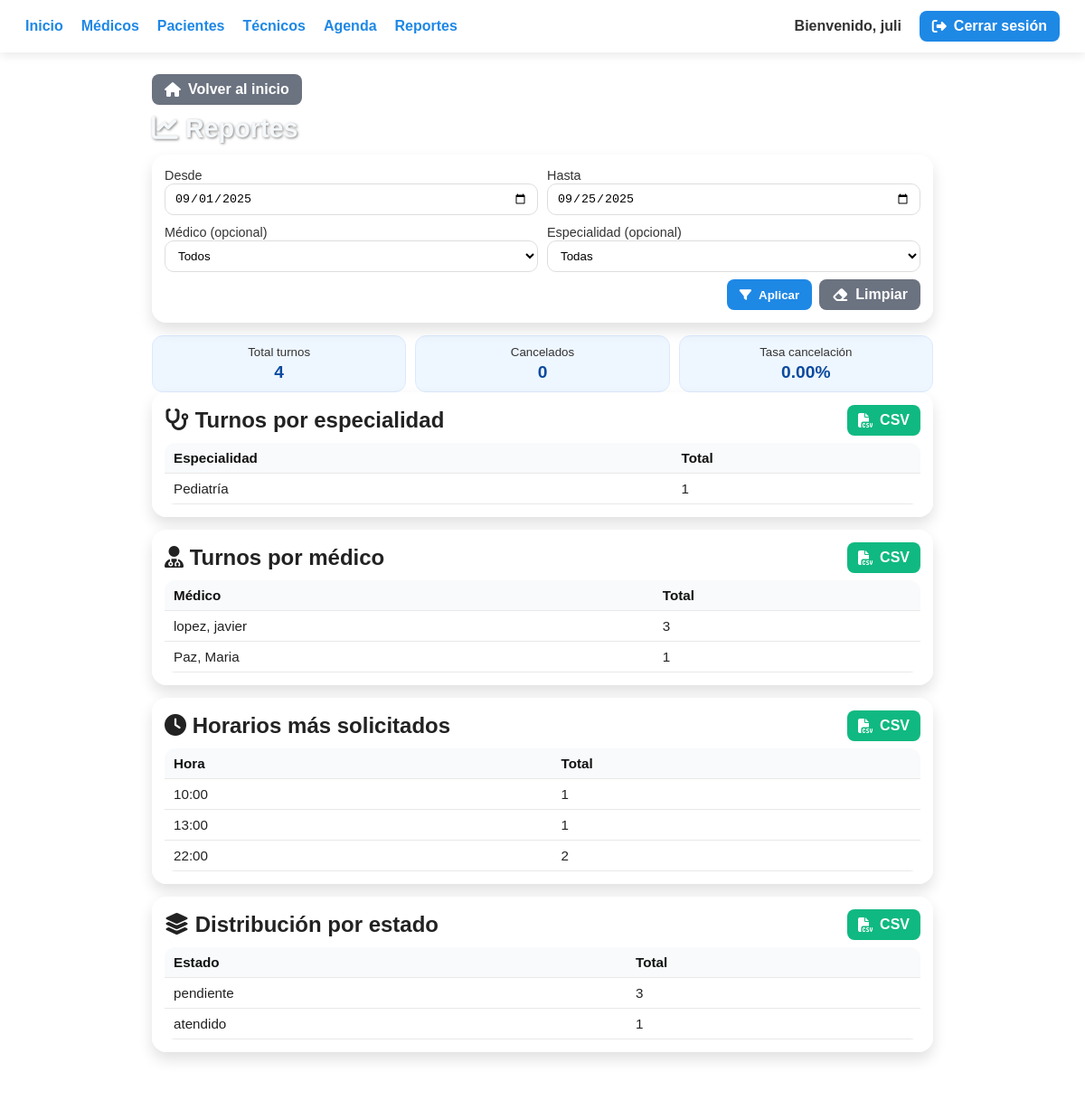
/interfaces/Administrador/reportes.php (signed in), run on the app's committed database.
### tables this page shows
CREATE TABLE `especialidades` (
  `id_especialidad` int(11) NOT NULL,
  `nombre_especialidad` varchar(100) NOT NULL
);

CREATE TABLE `medicos` (
  `id_medico` int(11) NOT NULL,
  `id_usuario` int(11) DEFAULT NULL,
  `matricula` varchar(100) DEFAULT NULL,
  `telefono` varchar(50) DEFAULT NULL
);

### interfaces/Administrador/reportes.php (the view, shortened to what this page needs)
<?php
$nombre = isset($_SESSION['nombre']) ? $_SESSION['nombre'] : 'Admin';
$conn = ConexionBD::conectar();
$conn->set_charset('utf8mb4');
function fetch_rows(mysqli $conn, string $sql, array $params = [], string $types = '') {
  $out = [];
  if ($st = $conn->prepare($sql)) {
    if (!empty($params)) { $st->bind_param($types, ...$params); }
    if ($st->execute()) {
      $r = $st->get_result();
      while ($r && $row = $r->fetch_assoc()) $out[] = $row;
    }
  }
  return $out;
}
function fetch_scalar(mysqli $conn, string $sql, array $params = [], string $types = '') {
  $val = 0;
  if ($st = $conn->prepare($sql)) {
    if (!empty($params)) { $st->bind_param($types, ...$params); }
    if ($st->execute()) {
      $r = $st->get_result();
      if ($r && $row = $r->fetch_row()) $val = (int)$row[0];
    }
  }
  return $val;
}
function h($s){ return htmlspecialchars((string)$s, ENT_QUOTES, 'UTF-8'); }
$hoy = date('Y-m-d');
$desde = $_GET['desde'] ?? date('Y-m-01');
$hasta = $_GET['hasta'] ?? $hoy;
$where = " WHERE DATE(t.fecha) BETWEEN ? AND ? ";
$params = [$desde, $hasta];
$types  = "ss";
$joinME = "";
$sql_esp = "
SELECT esp.id_especialidad, esp.nombre_especialidad AS especialidad, COUNT(*) AS total
FROM turnos t
JOIN medicos m ON m.id_medico = t.id_medico
JOIN medico_especialidad me ON me.id_medico = m.id_medico
JOIN especialidades esp ON esp.id_especialidad = me.id_especialidad
$joinME
$where
GROUP BY esp.id_especialidad, esp.nombre_especialidad
ORDER BY total DESC";
$rows_esp = fetch_rows($conn, $sql_esp, $params, $types);
$sql_med = "
SELECT m.id_medico, CONCAT(u.apellido, ', ', u.nombre) AS medico, COUNT(*) AS total
FROM turnos t
JOIN medicos m ON m.id_medico = t.id_medico
JOIN usuario u ON u.id_usuario = m.id_usuario
$joinME
$where
GROUP BY m.id_medico, medico
ORDER BY total DESC";
$rows_med = fetch_rows($conn, $sql_med, $params, $types);
$totales = fetch_scalar($conn, "SELECT COUNT(*) FROM turnos t $joinME $where", $params, $types);
$sql_can = "
SELECT COUNT(*)
FROM turnos t
JOIN estado e ON e.id_estado = t.id_estado
$joinME
$where AND e.nombre_estado='cancelado'";
$cancelados = fetch_scalar($conn, $sql_can, $params, $types);
$tasa = $totales > 0 ? round(($cancelados / $totales) * 100, 2) : 0.0;
$sql_horas = "
SELECT DATE_FORMAT(t.hora, '%H:00') AS hora, COUNT(*) AS total
FROM turnos t
$joinME
$where
GROUP BY DATE_FORMAT(t.hora, '%H:00')
ORDER BY hora";
$rows_horas = fetch_rows($conn, $sql_horas, $params, $types);
$sql_estados = "
SELECT e.nombre_estado, COUNT(*) AS total
FROM turnos t
JOIN estado e ON e.id_estado = t.id_estado
$joinME
$where
GROUP BY e.nombre_estado
ORDER BY total DESC";
$rows_estados = fetch_rows($conn, $sql_estados, $params, $types);
?>
<!DOCTYPE html>
<html lang="es">
<head>
<link rel="stylesheet" href="https://cdnjs.cloudflare.com/ajax/libs/font-awesome/6.5.0/css/all.min.css"/>
</head>
<body>
  <nav>
    <div class="nav-inner">
      <div class="nav-links">
        <a href="principalAdmi.php">Inicio</a>
        <a href="abmMedicos.php">Médicos</a>
        <a href="abmPacientes.php">Pacientes</a>
        <a href="abmTecnicos.php">Técnicos</a>
        <a href="agenda.php">Agenda</a>
        <a href="reportes.php">Reportes</a>
      </div>
      <div class="nav-links">
        <span style="color:#333;font-weight:bold">Bienvenido, <?= h($nombre) ?></span>
        <a class="btn" href="../../Logica/General/cerrarSesion.php" title="Salir"><i class="fa fa-right-from-bracket"></i> Cerrar sesión</a>
      </div>
    </div>
  </nav>
  <main class="container">
    <div class="backbar">
      <a class="btn gray" href="principalAdmi.php"><i class="fa fa-house"></i> Volver al inicio</a>
    </div>
    <h1><i class="fa fa-chart-line"></i> Reportes</h1>
    <div class="card">
      <form method="get">
        <div class="filters">
          <div>
            <label>Desde</label>
            <input type="date" name="desde" value="<?= h($desde) ?>">
          </div>
          <div>
            <label>Hasta</label>
            <input type="date" name="hasta" value="<?= h($hasta) ?>">
          </div>
          <div>
            <label>Médico (opcional)</label>
            <select name="id_medico">
              <option value="">Todos</option>
            </select>
          </div>
          <div>
            <label>Especialidad (opcional)</label>
            <select name="id_especialidad">
              <option value="">Todas</option>
            </select>
          </div>
        </div>
        <div class="actions">
          <button class="btn" type="submit"><i class="fa fa-filter"></i> Aplicar</button>
          <a class="btn gray" href="reportes.php"><i class="fa fa-eraser"></i> Limpiar</a>
        </div>
      </form>
    </div>
    <div class="kpis">
      <div class="kpi"><small>Total turnos</small><b><?= (int)$totales ?></b></div>
      <div class="kpi"><small>Cancelados</small><b><?= (int)$cancelados ?></b></div>
      <div class="kpi"><small>Tasa cancelación</small><b><?= number_format($tasa,2) ?>%</b></div>
    </div>
    <div class="card">
      <div class="section-title">
        <h2><i class="fa fa-stethoscope"></i> Turnos por especialidad</h2>
        <a class="link" href="?<?= http_build_query(array_merge($_GET,['export'=>'esp'])) ?>"><i class="fa fa-file-csv"></i> CSV</a>
      </div>
      <table class="table">
        <thead><tr><th>Especialidad</th><th>Total</th></tr></thead>
        <tbody>
        <?php if (empty($rows_esp)): ?>
          <tr><td colspan="2" style="color:#666">Sin datos para el rango/filtrado.</td></tr>
        <?php else: foreach($rows_esp as $r): ?>
          <tr><td><?= h($r['especialidad']) ?></td><td><?= (int)$r['total'] ?></td></tr>
        <?php endforeach; endif; ?>
        </tbody>
      </table>
    </div>
    <div class="card">
      <div class="section-title">
        <h2><i class="fa fa-user-doctor"></i> Turnos por médico</h2>
        <a class="link" href="?<?= http_build_query(array_merge($_GET,['export'=>'med'])) ?>"><i class="fa fa-file-csv"></i> CSV</a>
      </div>
      <table class="table">
        <thead><tr><th>Médico</th><th>Total</th></tr></thead>
        <tbody>
        <?php if (empty($rows_med)): ?>
          <tr><td colspan="2" style="color:#666">Sin datos para el rango/filtrado.</td></tr>
        <?php else: foreach($rows_med as $r): ?>
          <tr><td><?= h($r['medico']) ?></td><td><?= (int)$r['total'] ?></td></tr>
        <?php endforeach; endif; ?>
        </tbody>
      </table>
    </div>
    <div class="card">
      <div class="section-title">
        <h2><i class="fa fa-clock"></i> Horarios más solicitados</h2>
        <a class="link" href="?<?= http_build_query(array_merge($_GET,['export'=>'horas'])) ?>"><i class="fa fa-file-csv"></i> CSV</a>
      </div>
      <table class="table">
        <thead><tr><th>Hora</th><th>Total</th></tr></thead>
        <tbody>
        <?php if (empty($rows_horas)): ?>
          <tr><td colspan="2" style="color:#666">Sin datos para el rango/filtrado.</td></tr>
        <?php else: foreach($rows_horas as $r): ?>
          <tr><td><?= h($r['hora']) ?></td><td><?= (int)$r['total'] ?></td></tr>
        <?php endforeach; endif; ?>
        </tbody>
      </table>
    </div>
    <div class="card">
      <div class="section-title">
        <h2><i class="fa fa-layer-group"></i> Distribución por estado</h2>
        <a class="link" href="?<?= http_build_query(array_merge($_GET,['export'=>'estados'])) ?>"><i class="fa fa-file-csv"></i> CSV</a>
      </div>
      <table class="table">
        <thead><tr><th>Estado</th><th>Total</th></tr></thead>
        <tbody>
        <?php if (empty($rows_estados)): ?>
          <tr><td colspan="2" style="color:#666">Sin datos para el rango/filtrado.</td></tr>
        <?php else: foreach($rows_estados as $r): ?>
          <tr><td><?= h($r['nombre_estado']) ?></td><td><?= (int)$r['total'] ?></td></tr>
        <?php endforeach; endif; ?>
        </tbody>
      </table>
    </div>
    <div style="text-align:center;color:#eee;font-size:.85rem;margin-top:6px">Clínica AP · Reportes</div>
  </main>
</body>
</html>

### interfaces/Administrador/reportes.php (style rules this page uses)
* { margin:0;padding:0;box-sizing:border-box }
:root { --brand:#1e88e5; --brand-dark:#1565c0; --ok:#22c55e; --warn:#f59e0b; --bad:#ef4444; --bgcard: rgba(255,255,255,.92); }
body { font-family: Arial, sans-serif; background: url("https://i.pinimg.com/1200x/9b/e2/12/9be212df4fc8537ddc31c3f7fa147b42.jpg") no-repeat center center fixed; background-size: cover; color:#222; }
nav { background:#fff; padding:12px 28px; box-shadow:0 4px 10px rgba(0,0,0,.08); position:sticky; top:0; z-index:10; }
.nav-inner { display:flex;align-items:center;justify-content:space-between }
.nav-links { display:flex;gap:20px;align-items:center }
nav a { color:var(--brand);text-decoration:none;font-weight:bold }
.btn { border:none;border-radius:8px;background:var(--brand);color:#fff; padding:8px 14px; cursor:pointer; font-weight:bold; text-decoration:none; display:inline-flex; align-items:center; gap:8px }
.btn.gray { background:#6b7280 }
.link { display:inline-flex;align-items:center;gap:8px;padding:8px 12px;border-radius:8px;background:#10b981;color:#fff;text-decoration:none;font-weight:bold }
.container { padding:24px 18px;max-width:900px;margin:0 auto }
h1 { color:#f5f8fa; text-shadow:1px 1px 3px rgba(0,0,0,.5); margin-bottom:12px; font-size:1.8rem }
.card { background:var(--bgcard); backdrop-filter: blur(3px); border-radius:16px; padding:14px; box-shadow:0 8px 16px rgba(0,0,0,.12); margin-bottom:14px; }
.section-title { display:flex;align-items:center;justify-content:space-between;margin-bottom:8px }
.table { width:100%;border-collapse:collapse;background:#fff;border-radius:12px;overflow:hidden;font-size:.95rem }
.table th,.table td { padding:8px 10px;border-bottom:1px solid #e8e8e8;text-align:left }
.table thead th { background:#f8fafc;color:#111 }
.filters { display:grid;grid-template-columns:repeat(2,1fr);gap:10px }
label { font-size:.9rem;color:#333 }
input,select { width:100%;padding:8px 10px;border:1px solid #ddd;border-radius:10px;background:#fff }
.actions { display:flex;gap:8px;justify-content:flex-end;margin-top:8px }
.kpis { display:grid;grid-template-columns:repeat(3,1fr);gap:10px }
.kpi { background:#eef6ff;border:1px solid #dbeafe;border-radius:12px;padding:10px;text-align:center }
.kpi small { display:block;color:#333;margin-bottom:4px }
.kpi b { font-size:1.2rem;color:#0b4a9f }
.backbar { display:flex;gap:10px;margin-bottom:10px }

### data on the page
especialidades: nombre_especialidad "Pediatría", total "1"
medicos: medico "lopez, javier", total "3"
medicos: medico "Paz, Maria", total "1"

### other printed values
$nombre "juli"
$totales "4"
$cancelados "0"
$tasa "0.00"
$r['hora'] "10:00"
$r['total'] "1"
$r['hora'] "13:00"
$r['hora'] "22:00"
$r['total'] "2"
$r['nombre_estado'] "pendiente"
$r['total'] "3"
$r['nombre_estado'] "atendido"
